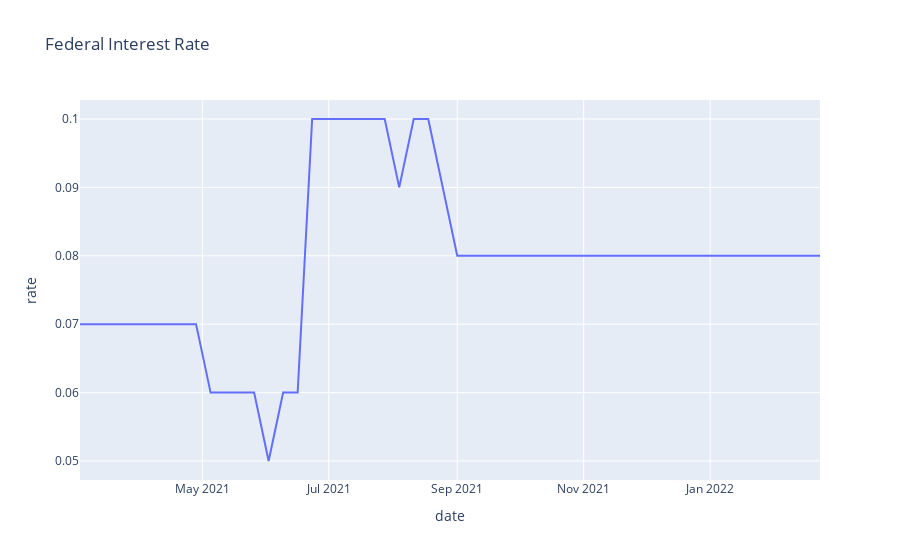

The code cell stored with this chart in its notebook:
### Markdown cell above
### 2) Plot the interest rate.

### Code cell
# display time trend with plotly
fig = px.line(rates, x='date', y="rate", title='Federal Interest Rate')
fig.show()
